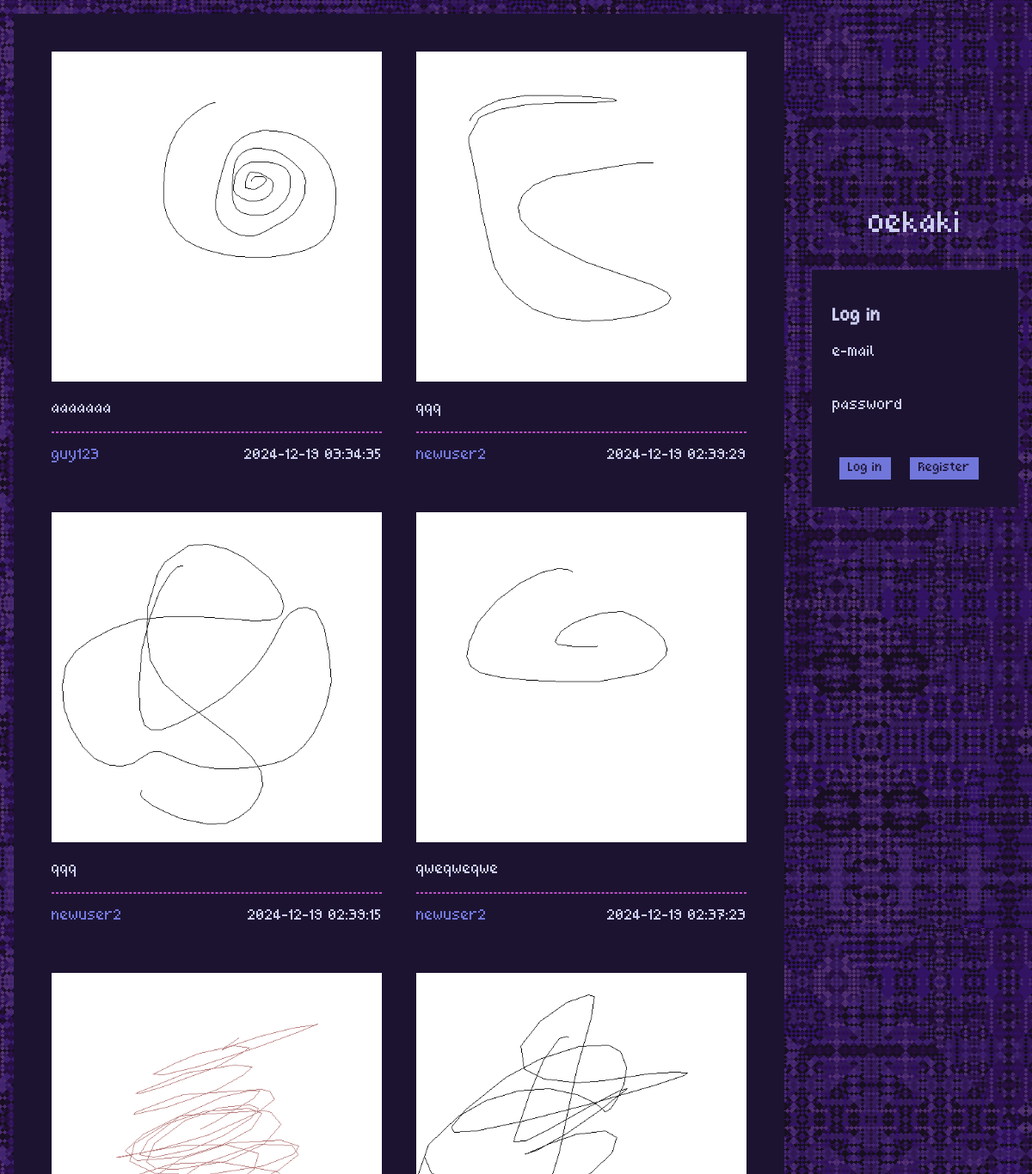
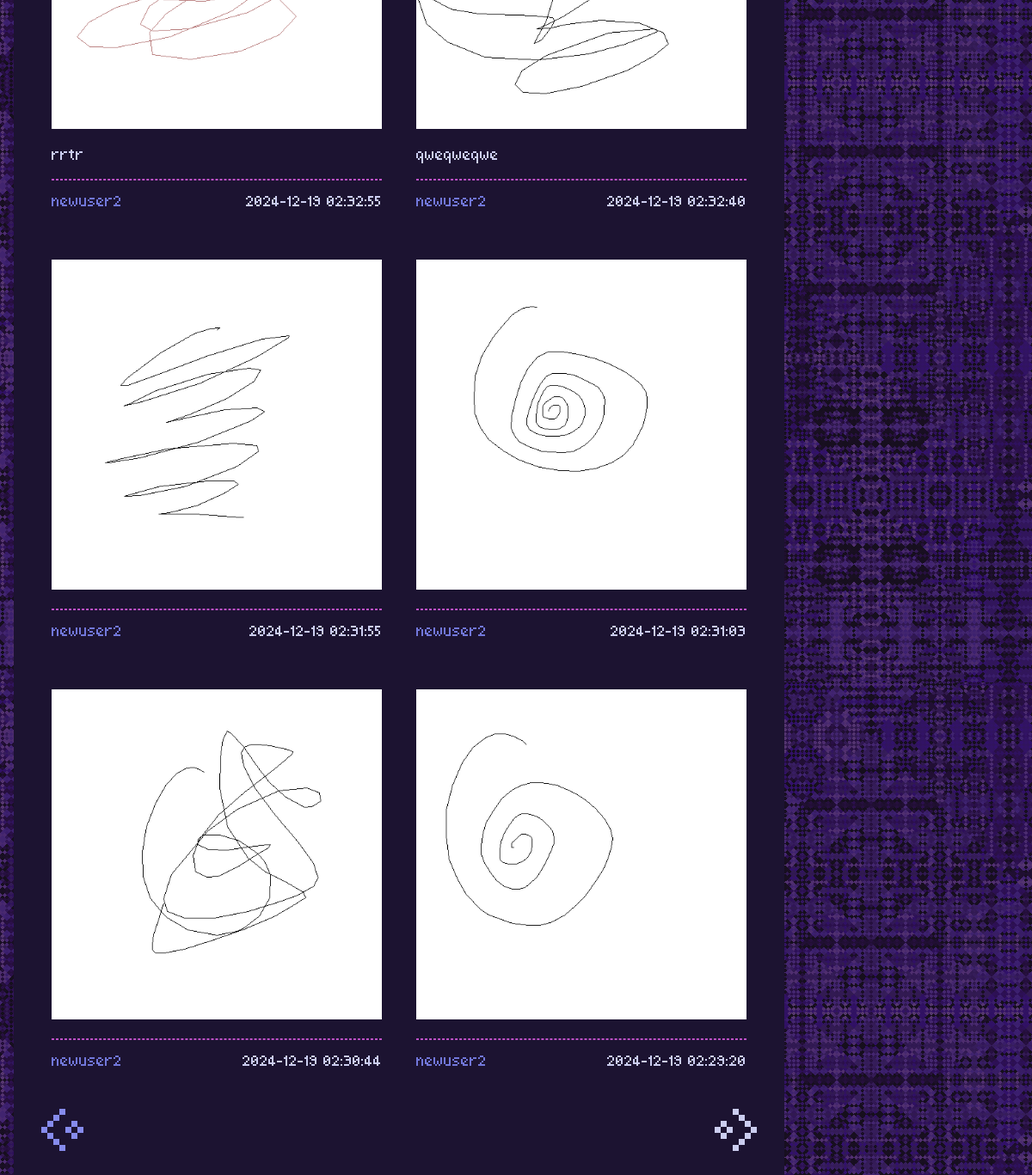
The page / on the database its author committed (2 pictures, top to bottom).
### tables this page shows
CREATE TABLE `post` (
  `id` int(11) NOT NULL,
  `text` varchar(255) NOT NULL,
  `image` varchar(255) NOT NULL,
  `poster` int(11) NOT NULL,
  `timestamp` datetime NOT NULL DEFAULT current_timestamp()
);

CREATE TABLE `users` (
  `id` int(11) NOT NULL,
  `username` varchar(255) NOT NULL,
  `email` varchar(255) NOT NULL,
  `password` varchar(255) NOT NULL,
  `joindate` datetime NOT NULL DEFAULT current_timestamp()
);

### pages/gallery.php (the view)
<?php
    $offset = $_GET['offset'] ??0;
    $user = $_GET['id'] ?? '';
    $getparams = $_GET;
    $gallery = [];
    if ($user == ''){
        $query = "SELECT post.*, users.username FROM post JOIN users ON post.poster = users.id ORDER BY timestamp DESC LIMIT 10 OFFSET :offset" ;
    } else $query = "SELECT post.*, users.username FROM post JOIN users ON post.poster = users.id WHERE post.poster = :poster ORDER BY timestamp DESC LIMIT 10 OFFSET :offset";
    $stmt = $pdo->prepare($query);
    if ($user == ''){
        $stmt->execute([':offset' => $offset]);
    } else $stmt->execute([':offset' => $offset, ':poster' => $user]);
    while ($row = $stmt->fetch()) {
        $gallery[] = $row;
    }
?>
<div class="gallery flex">
        <?php
            foreach( $gallery as $row ) {
                echo "<div class='drawingpanel smallborder outset'>" .
                     "<a href='../oekaki/?page=drawing&id=" . $row['id'] . "'><img src='./images/" . $row['image'] . ".png'></a>" .
                     "<p>". $row['text'] ."</p>".
                     "<hr>".
                     "<p class='flex' style='justify-content:space-between; gap:1em'> <a href='../oekaki/?page=user&id=". $row['poster'] ."'>". $row['username'] ."</a>".
                     "<span>" . $row['timestamp'] . "</span>".
                     "</p>".
                     "</div>";
            }
        ?>
        <nav class='pagenav flex'>
            <a style="<?php if($offset == 0) echo 'filter: brightness(0.7) saturate(4)'; ?>" href="<?php $getparams['offset'] = max(0, $offset-10); echo $_SERVER["PHP_SELF"] . '?' . http_build_query($getparams); ?>"><img src="arrow.png"></a>
            <a href="<?php $getparams['offset'] = $offset+10; echo $_SERVER['PHP_SELF'] . '?' . http_build_query($getparams)?>"><img style="transform: rotate(180deg);" src="arrow.png"></a>
        </nav>
</div>

### index.php (shortened to what this page needs)
<?php
$pagemain = $_GET['page'] ?? 'gallery';
$loggedin = $_SESSION['loggedin'] ?? false;
?>
<!DOCTYPE html>
<html lang="en">
<head>
    <link href="css.css" rel="stylesheet">
    <link href="tegaki.css" rel="stylesheet">
</head>
<body>
    <main class="bigborder flex">
        <?php
            if (file_exists('./pages/' . $pagemain . '.php')) {
                require_once('./pages/' . $pagemain . '.php');
            } else {
                require_once('./pages/not_found.php');
            }
        ?>
    </main>
    <aside class="flex">
        <a class="home" href="../oekaki">oekaki</a>
            <?php
                if ($loggedin) {
                    require_once('./pages/panel.php');
                } else {
                    require_once('./pages/login.php');
                }
            ?>
    </aside>
</body>
</html>

### pages/login.php (shortened to what this page needs)
<form class="medborder" method="POST" action="./handlers/handle_login.php">
    <h3 class="text-center">Log in</h3>
    <div class="mb-3">
        <label for="email" class="form-label">e-mail</label>
        <input type="email" class="form-control smallborder" id="email" name="email" value="<?php echo $_COOKIE['user_email'] ?? '' ?>">
    </div>
    <div class="mb-3">
        <label for="password" class="form-label">password</label>
        <input type="password" class="form-control smallborder" id="password" name="password">
    </div>
    <button type="submit" class="smallborder outset">Log in</button>
    <button type="button" onclick="togglevisibility('overlay', 'flex')" class="smallborder outset">Register</button>
</form>

### css.css (style rules this page uses)
body { background:url('bg.png'); background-attachment: fixed; display:flex; flex-direction: row; justify-content: center; margin:0; color:#cbcdf0; font-family:Quaver; }
main { max-width: 60rem; width: 100%; display: block; margin: 1em; flex-direction: column; align-items: center; justify-content: center; }
main a { color:#7177da; text-decoration: none; }
.bigborder { border: 16px solid transparent; animation: bigborder 1s linear infinite; animation-timing-function: step-end; }
.medborder { border: 8px solid transparent; animation: medborder 1s linear infinite; animation-timing-function: step-end; }
.smallborder { border: 4px solid transparent; animation: smallborder 1s linear infinite; animation-timing-function: step-end; }
aside { display: unset; width: 300px; height: calc(100vh - 2em); position: sticky;top: 0; margin:1em; flex-direction: column; align-items: center; justify-content: center; }
.flex { display:flex; }
main, form, overlay div, .panel { padding:1em; background-color:#1c1331; }
form, .panel { height: fit-content; }
.mb-3 { margin:1em; margin-left:0em; }
input, textarea { background-color:transparent; color:#cbcdf0; font-family:Quaver; }
button { background-color:#7177da; color:#1c1331; font-family:Quaver; margin:8px; border-image-outset:8px; }
.outset { margin:8px; border-image-outset:8px !important; }
.drawingpanel { width: calc(50% - 2em);; }
.drawingpanel img { width:100%; }
.gallery { width:100%; flex-wrap: wrap; gap: 1em; }
hr { border: dashed 1px #be51c8 }
.pagenav { width:100%; justify-content: space-between; align-content:center; }
.pagenav img { width:49px; height:49px; }
.home { color:inherit; font-size:200%; margin:1em; text-decoration: none; }

### rows shown on the page
post: image (picture), text "aaaaaaa", poster.username "guy123", timestamp "2024-12-19 03:34:35"
post: image (picture), text "qqq", poster.username "newuser2", timestamp "2024-12-19 02:39:29"
post: image (picture), text "qqq", poster.username "newuser2", timestamp "2024-12-19 02:39:15"
post: image (picture), text "qweqweqwe", poster.username "newuser2", timestamp "2024-12-19 02:37:23"
post: image (picture), text "rrtr", poster.username "newuser2", timestamp "2024-12-19 02:32:55"
post: image (picture), text "qweqweqwe", poster.username "newuser2", timestamp "2024-12-19 02:32:40"
post: image (picture), poster.username "newuser2", timestamp "2024-12-19 02:31:55"
post: image (picture), poster.username "newuser2", timestamp "2024-12-19 02:31:03"
post: image (picture), poster.username "newuser2", timestamp "2024-12-19 02:30:44"
post: image (picture), poster.username "newuser2", timestamp "2024-12-19 02:29:20"
